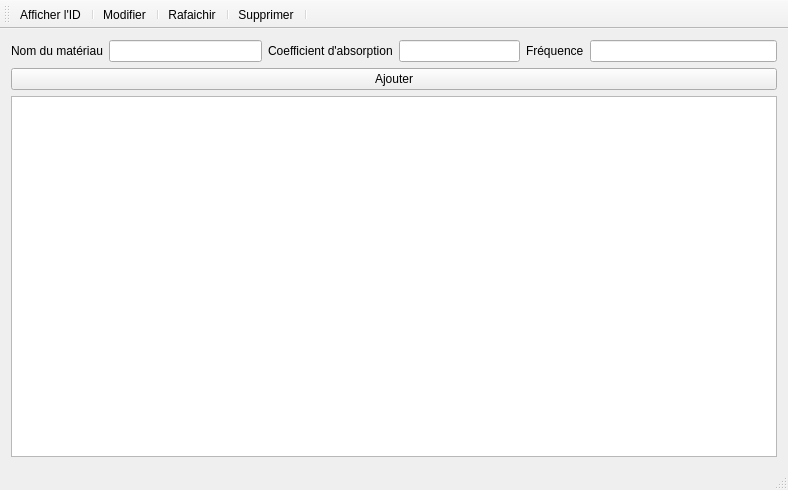
<?xml version="1.0" encoding="UTF-8"?>
<ui version="4.0">
 <class>MainWindow</class>
 <widget class="QMainWindow" name="MainWindow">
  <property name="geometry">
   <rect>
    <x>0</x>
    <y>0</y>
    <width>788</width>
    <height>490</height>
   </rect>
  </property>
  <property name="windowTitle">
   <string>MainWindow</string>
  </property>
  <widget class="QWidget" name="centralWidget">
   <layout class="QGridLayout" name="gridLayout">
    <item row="0" column="0">
     <layout class="QVBoxLayout" name="verticalLayout_2">
      <item>
       <layout class="QVBoxLayout" name="verticalLayout">
        <item>
         <layout class="QHBoxLayout" name="horizontalLayout_4">
          <item>
           <layout class="QHBoxLayout" name="horizontalLayout">
            <item>
             <widget class="QLabel" name="labelNom">
              <property name="text">
               <string>Nom du matériau</string>
              </property>
             </widget>
            </item>
            <item>
             <widget class="QLineEdit" name="lineEditNom"/>
            </item>
           </layout>
          </item>
          <item>
           <layout class="QHBoxLayout" name="horizontalLayout_2">
            <item>
             <widget class="QLabel" name="labelCoef">
              <property name="text">
               <string>Coefficient d'absorption</string>
              </property>
             </widget>
            </item>
            <item>
             <widget class="QLineEdit" name="lineEditCoef"/>
            </item>
           </layout>
          </item>
          <item>
           <layout class="QHBoxLayout" name="horizontalLayout_3">
            <item>
             <widget class="QLabel" name="labelFrequence">
              <property name="text">
               <string>Fréquence</string>
              </property>
             </widget>
            </item>
            <item>
             <widget class="QLineEdit" name="lineEditFrequence"/>
            </item>
           </layout>
          </item>
         </layout>
        </item>
        <item>
         <widget class="QPushButton" name="Ajouter">
          <property name="text">
           <string>Ajouter</string>
          </property>
         </widget>
        </item>
       </layout>
      </item>
      <item>
       <widget class="QTableView" name="tableView">
        <property name="horizontalScrollBarPolicy">
         <enum>Qt::ScrollBarAlwaysOff</enum>
        </property>
       </widget>
      </item>
     </layout>
    </item>
   </layout>
  </widget>
  <widget class="QToolBar" name="mainToolBar">
   <attribute name="toolBarArea">
    <enum>TopToolBarArea</enum>
   </attribute>
   <attribute name="toolBarBreak">
    <bool>false</bool>
   </attribute>
   <addaction name="actionAfficher_l_ID"/>
   <addaction name="separator"/>
   <addaction name="actionModifier"/>
   <addaction name="separator"/>
   <addaction name="actionRafaichir"/>
   <addaction name="separator"/>
   <addaction name="actionSupprimer"/>
   <addaction name="separator"/>
  </widget>
  <widget class="QStatusBar" name="statusBar"/>
  <action name="actionRafaichir">
   <property name="icon">
    <iconset>
     <normaloff>../images/rafraichir.png</normaloff>../images/rafraichir.png</iconset>
   </property>
   <property name="text">
    <string>Rafaichir</string>
   </property>
  </action>
  <action name="actionModifier">
   <property name="icon">
    <iconset>
     <normaloff>../images/modifier.jpg</normaloff>../images/modifier.jpg</iconset>
   </property>
   <property name="text">
    <string>Modifier</string>
   </property>
  </action>
  <action name="actionAfficher_l_ID">
   <property name="text">
    <string>Afficher l'ID</string>
   </property>
  </action>
  <action name="actionSupprimer">
   <property name="icon">
    <iconset>
     <normaloff>../images/corbeille.png</normaloff>../images/corbeille.png</iconset>
   </property>
   <property name="text">
    <string>Supprimer</string>
   </property>
  </action>
 </widget>
 <layoutdefault spacing="6" margin="11"/>
 <resources/>
 <connections/>
</ui>
